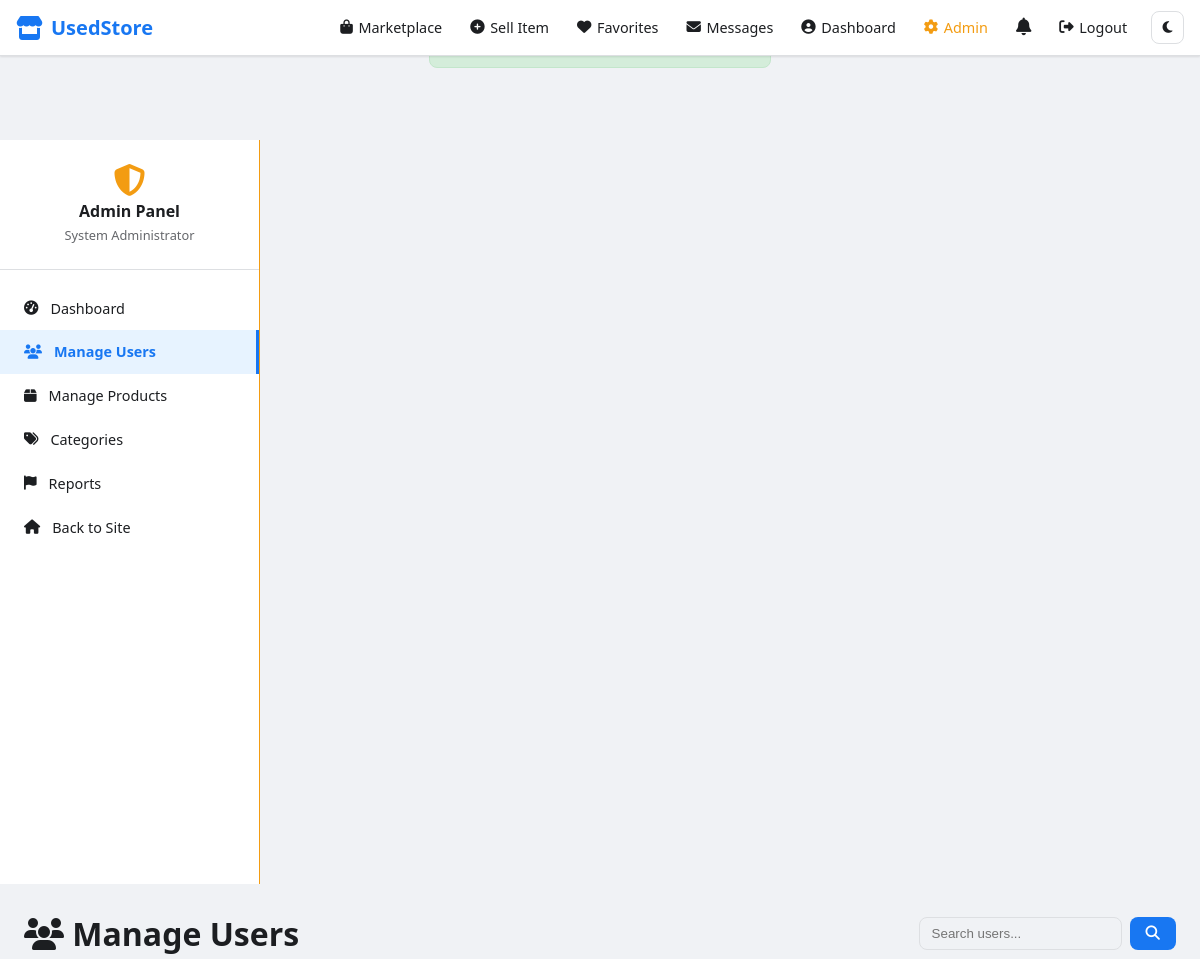
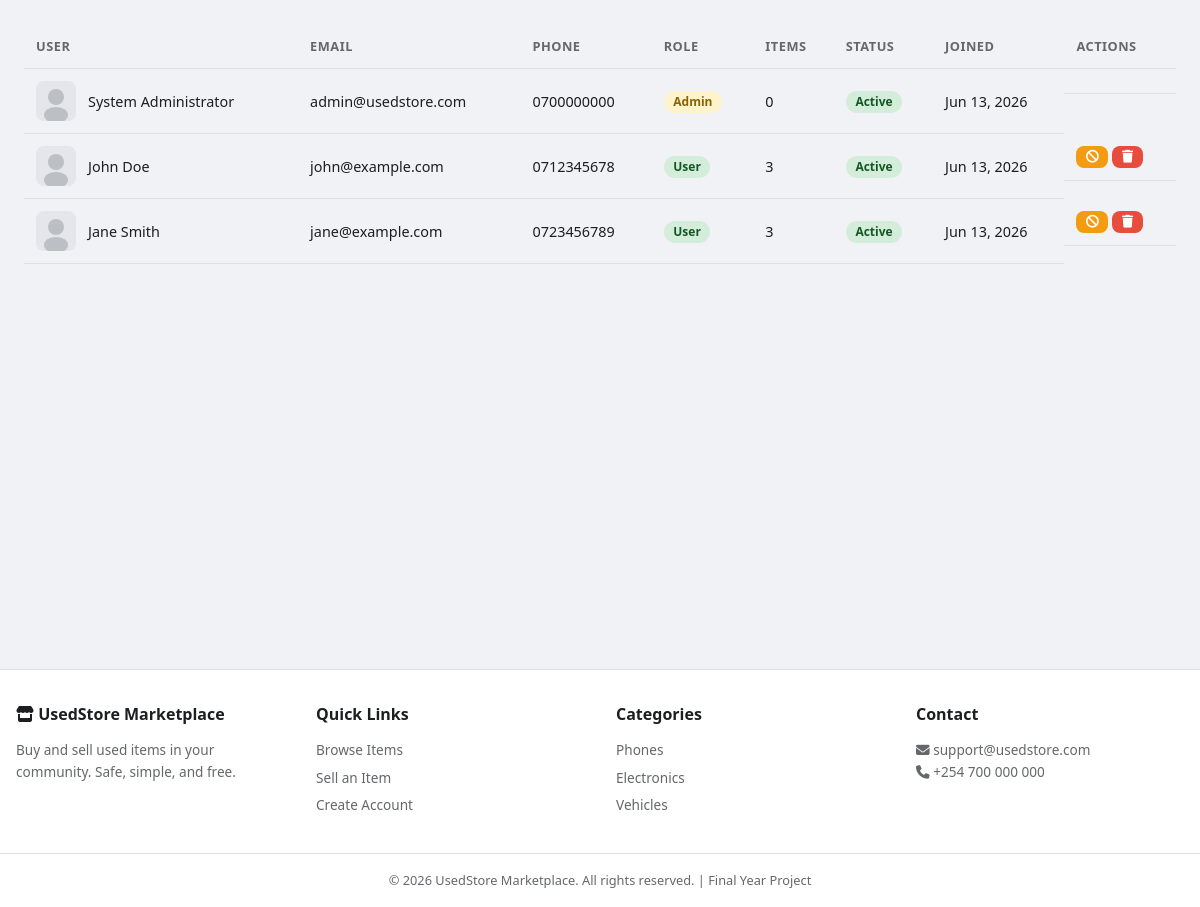
The page /admin/users.php (signed in) on the database its author committed (2 pictures, top to bottom).
### tables this page shows
CREATE TABLE users (
    id              INT AUTO_INCREMENT PRIMARY KEY,
    full_name       VARCHAR(100) NOT NULL,
    email           VARCHAR(150) NOT NULL UNIQUE,
    phone           VARCHAR(20) NOT NULL,
    password        VARCHAR(255) NOT NULL,
    profile_picture VARCHAR(255) DEFAULT 'default-avatar.png',
    role            ENUM('user', 'admin') NOT NULL DEFAULT 'user',
    status          ENUM('active', 'blocked') NOT NULL DEFAULT 'active',
    created_at      TIMESTAMP DEFAULT CURRENT_TIMESTAMP,
    updated_at      TIMESTAMP DEFAULT CURRENT_TIMESTAMP ON UPDATE CURRENT_TIMESTAMP
);

### includes/functions.php (called while the page is built, shortened)
<?php
function sanitize(string $input): string
{
    return htmlspecialchars(trim($input), ENT_QUOTES, 'UTF-8');
}
function getProfileImage(?string $path): string
{
    return SITE_URL . '/assets/images/default-avatar.svg';
}
function csrfToken(): string
{
    return $_SESSION['csrf_token'];
}

### admin/users.php (the view, shortened to what this page needs)
<?php
require_once __DIR__ . '/../includes/functions.php';
$search = trim($_GET['search'] ?? '');
$sql = 'SELECT u.*, (SELECT COUNT(*) FROM products WHERE user_id = u.id) AS item_count FROM users u';
$params = [];
$sql .= ' ORDER BY u.created_at DESC';
$stmt = $pdo->prepare($sql);
$stmt->execute($params);
$users = $stmt->fetchAll();
require_once __DIR__ . '/../includes/header.php';
require_once __DIR__ . '/sidebar.php';
?>
<div class="dashboard-content">
    <div class="dashboard-header">
        <h1><i class="fas fa-users"></i> Manage Users</h1>
        <form method="GET" class="search-form">
            <input type="text" name="search" placeholder="Search users..." value="<?= sanitize($search) ?>">
            <button type="submit" class="btn btn-primary"><i class="fas fa-search"></i></button>
        </form>
    </div>
    <div class="table-responsive">
        <table class="data-table">
            <thead>
                <tr>
                    <th>User</th>
                    <th>Email</th>
                    <th>Phone</th>
                    <th>Role</th>
                    <th>Items</th>
                    <th>Status</th>
                    <th>Joined</th>
                    <th>Actions</th>
                </tr>
            </thead>
            <tbody>
                <?php foreach ($users as $u): ?>
                    <tr>
                        <td>
                            <div class="table-item">
                                <img src="<?= getProfileImage($u['profile_picture']) ?>" alt="">
                                <span><?= sanitize($u['full_name']) ?></span>
                            </div>
                        </td>
                        <td><?= sanitize($u['email']) ?></td>
                        <td><?= sanitize($u['phone']) ?></td>
                        <td><span class="role-badge role-<?= $u['role'] ?>"><?= ucfirst($u['role']) ?></span></td>
                        <td><?= $u['item_count'] ?></td>
                        <td><span class="status-badge status-<?= $u['status'] ?>"><?= ucfirst($u['status']) ?></span></td>
                        <td><?= date('M j, Y', strtotime($u['created_at'])) ?></td>
                        <td class="actions">
                            <?php if ($u['role'] !== 'admin' && $u['id'] !== $_SESSION['user_id']): ?>
                                <?php if ($u['status'] === 'active'): ?>
                                    <a href="?block=<?= $u['id'] ?>&token=<?= csrfToken() ?>"
                                       class="btn btn-sm btn-warning" onclick="return confirm('Block this user?')">
                                        <i class="fas fa-ban"></i>
                                    </a>
                                <?php endif; ?>
                                <a href="?delete=<?= $u['id'] ?>&token=<?= csrfToken() ?>"
                                   class="btn btn-sm btn-danger" onclick="return confirm('Delete this user permanently?')">
                                    <i class="fas fa-trash"></i>
                                </a>
                            <?php endif; ?>
                        </td>
                    </tr>
                <?php endforeach; ?>
            </tbody>
        </table>
    </div>
</div>
</div>
<?php require_once __DIR__ . '/../includes/footer.php'; ?>

### assets/css/style.css (style rules this page uses)
:root { --primary: #1877f2; --primary-dark: #166fe5; --primary-light: #e7f3ff; --secondary: #42b72a; --danger: #e74c3c; --warning: #f39c12; --success: #27ae60; --bg: #f0f2f5; --bg-card: #ffffff; --text: #1c1e21; --text-muted: #65676b; --border: #dddfe2; --shadow: 0 1px 2px rgba(0,0,0,.1); --shadow-lg: 0 4px 12px rgba(0,0,0,.15); --radius: 8px; --radius-lg: 12px; --nav-height: 56px; --transition: 0.2s ease; --font: 'Segoe UI', system-ui, -apple-system, sans-serif; }
*, *::before, *::after { box-sizing: border-box; margin: 0; padding: 0; }
html { scroll-behavior: smooth; }
body { font-family: var(--font); background: var(--bg); color: var(--text); line-height: 1.6; min-height: 100vh; display: flex; flex-direction: column; }
a { color: var(--primary); text-decoration: none; }
img { max-width: 100%; height: auto; display: block; }
.btn { display: inline-flex; align-items: center; gap: 0.4rem; padding: 0.5rem 1rem; border: none; border-radius: var(--radius); font-size: 0.9rem; font-weight: 600; cursor: pointer; transition: all var(--transition); text-decoration: none; font-family: inherit; }
.btn-primary { background: var(--primary); color: #fff; }
.btn-danger { background: var(--danger); color: #fff; }
.btn-warning { background: var(--warning); color: #fff; }
.btn-sm { padding: 0.3rem 0.6rem; font-size: 0.8rem; }
.search-form { display: flex; gap: 0.5rem; }
.search-form input { padding: 0.5rem 0.75rem; border: 1px solid var(--border); border-radius: var(--radius); background: var(--bg); color: var(--text); }
.dashboard-content { flex: 1; padding: 1.5rem; min-width: 0; }
.dashboard-header { display: flex; justify-content: space-between; align-items: center; margin-bottom: 1.5rem; flex-wrap: wrap; gap: 1rem; }
.table-responsive { overflow-x: auto; }
.data-table { width: 100%; border-collapse: collapse; font-size: 0.9rem; }
.data-table th, .data-table td { padding: 0.75rem; text-align: left; border-bottom: 1px solid var(--border); }
.data-table th { background: var(--bg); font-weight: 600; font-size: 0.8rem; text-transform: uppercase; letter-spacing: 0.5px; color: var(--text-muted); }
.table-item { display: flex; align-items: center; gap: 0.75rem; }
.table-item img { width: 40px; height: 40px; border-radius: var(--radius); object-fit: cover; }
.actions { display: flex; gap: 0.25rem; white-space: nowrap; }
.status-badge, .role-badge { padding: 0.15rem 0.6rem; border-radius: 20px; font-size: 0.75rem; font-weight: 600; }
.status-active, .status-approved { background: #d4edda; color: #155724; }
.role-admin { background: #fff3cd; color: #856404; }
.role-user { background: #d4edda; color: #155724; }

### rows shown on the page
users: full_name "System Administrator", email "admin@usedstore.com", phone "0700000000", role "Admin", item_count "0", status "Active", created_at "Jun 13, 2026"
users: full_name "John Doe", email "john@example.com", phone "0712345678", role "User", item_count "3", status "Active", created_at "Jun 13, 2026"
users: full_name "Jane Smith", email "jane@example.com", phone "0723456789", role "User", item_count "3", status "Active", created_at "Jun 13, 2026"

### other values the page prints
$_SESSION['user_name'] "System Administrator"
